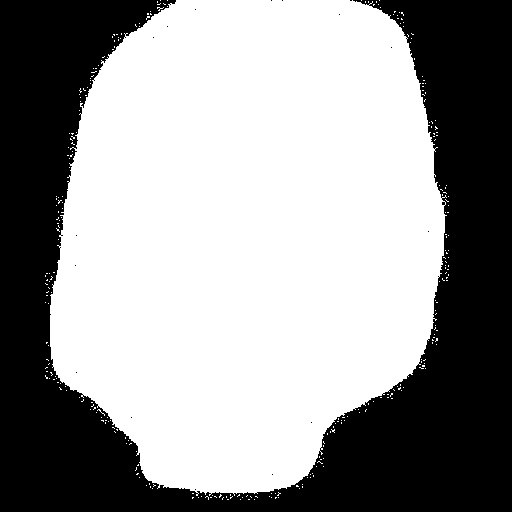
#> input picture Project-5/images/fingerprint_mask.jpg, 512 x 512 px, found by its file name
$ python dice.py
#> lines starting #> are read from the running program, lines starting #| are printed output that depends on the picture; after the words box and inside, x2 and y2 are one past the last pixel; in counts of white or black regions, pixels touching at a corner belong together
import numpy as np
from skimage import io,color

#Calculate the dice coefficient of two binary images

def dice_coefficient(image1, image2):
    intersection = np.logical_and(image1, image2)
    return 2. * intersection.sum() / (image1.sum() + image2.sum())

#example use
gt_path = r"project5\images\fingerprint_mask.jpg"
gt = io.imread(gt_path, as_gray=True) > 0.5
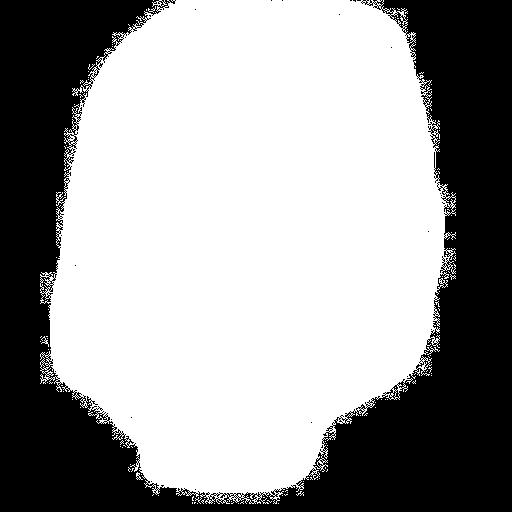
#> gt: shape (512, 512) bool; 61.4% white; 28 black regions (27 under 20 px), largest, box (x1, y1, x2, y2) and area: (0, 0, 512, 512) 101082

image = io.imread(r"project5\images\fingerprint.jpg")
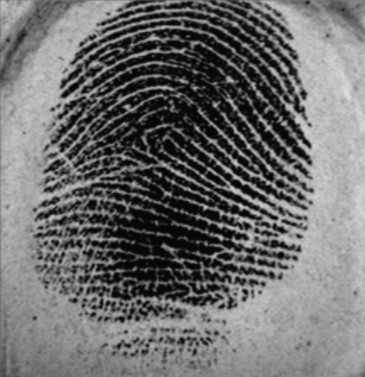
#> input picture Project-5/images/fingerprint.jpg, 365 x 377 px, found by its file name
#> image is the input picture: shape (377, 365, 3); min 0, max 221, mean 108.5
gray_image = color.rgb2gray(image)
feature_map = np.zeros_like(gray_image,dtype=np.float32)
mask = (feature_map >= 0) #threshold value

#> (the run stopped early here; a loop or call above may not have finished)
